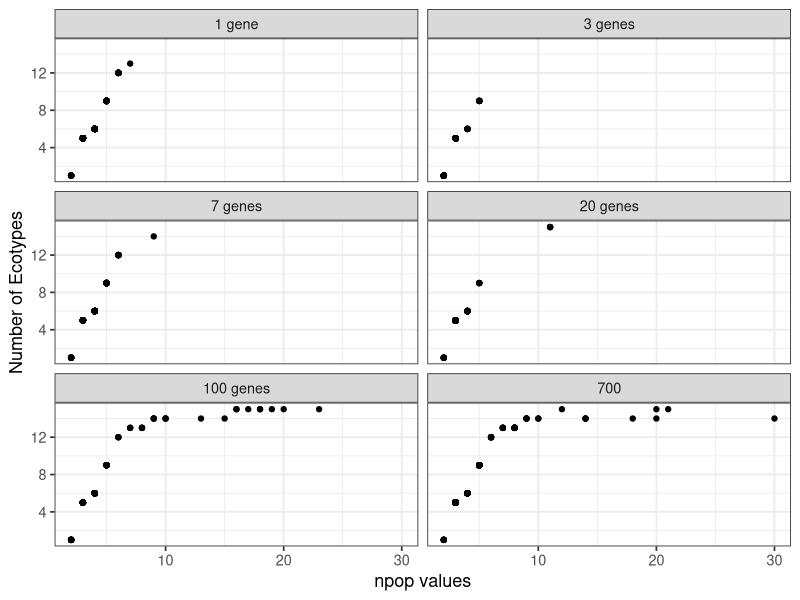
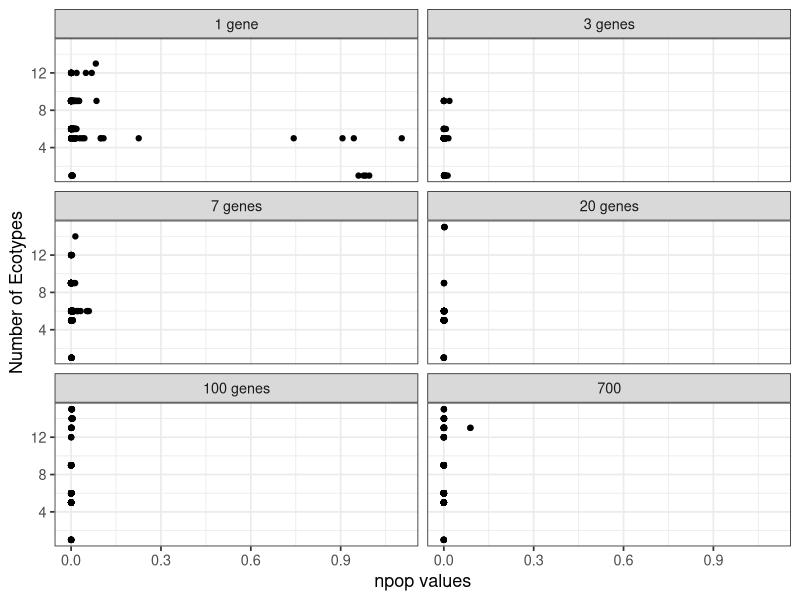

Here is the R script that generated these plots, in order:
library(ggplot2)
require(RColorBrewer)

setwd("/Users/jocelynwang/Desktop/WES/Spring2023-cohanlab/rarefication/ia")
data <- read.csv("rand_eco_npop_omega_result.csv")

data$gene_numebr = as.factor(data$gene_numebr)

gene_numebr.labs <- c('1 gene', '3 genes', '7 genes', '20 genes', '100 genes', '500 genes')
names(gene_numebr.labs) <- c('1', '3', '7', '20', '100', '500')

ggplot(data, aes(x = npop, y = ecotype_size)) +
  geom_point(color = "black") +
  facet_wrap(~ gene_numebr, ncol = 2, labeller = labeller(gene_numebr=gene_numebr.labs)) +
  ylab("Number of Ecotypes") +
  xlab("npop values")+
  theme_bw(base_size = 13)

ggplot(data, aes(x = omega, y = ecotype_size)) +
  geom_point(color = "black") +
  facet_wrap(~ gene_numebr, ncol = 2, labeller = labeller(gene_numebr=gene_numebr.labs)) +
  ylab("Number of Ecotypes") +
  xlab("npop values")+
  theme_bw(base_size = 13)
